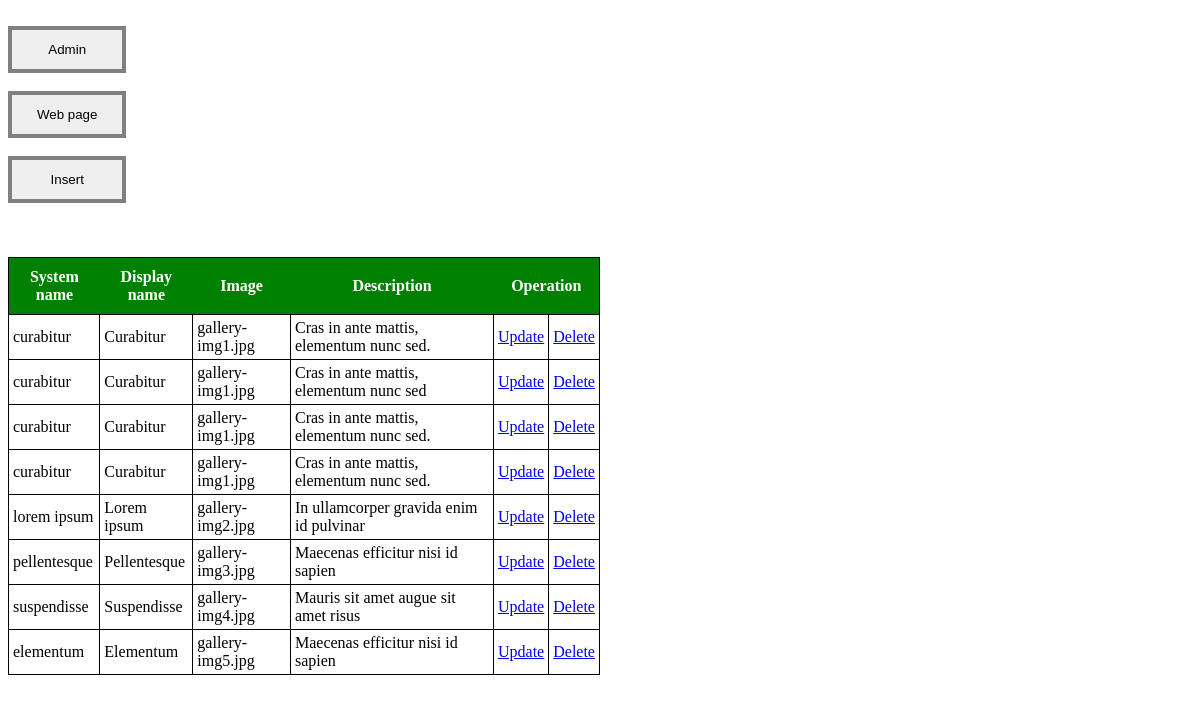
Page /pizzeria/adminPizzaMenu.php (signed in) on the committed database.
### tables this page shows
CREATE TABLE `pizza_menu` (
  `id` int(11) NOT NULL,
  `sys_name` varchar(45) NOT NULL,
  `display_name` varchar(45) NOT NULL,
  `img` varchar(45) NOT NULL,
  `content` varchar(100) NOT NULL,
  `created_at` datetime NOT NULL,
  `updated_at` datetime NOT NULL
);

### pizzeria/DB.php (called while the page is built, shortened)
<?php
class DB
{
    private $connection;
    public function __construct($host, $dbname, $username, $password)
    {
        $this->host = $host;
        $this->dbname = $dbname;
        $this->username = $username;
        $this->password = $password;
        try {
            $this->connection = new \PDO('mysql:host='.$this->host.';dbname='.$this->dbname, $this->username, $this->password);
        } catch (\PDOException $e) {
            print "Error!: " . $e->getMessage() . "<br/>";
            die();
        }
    }
    public function getAllPizzaMenu()
    {
        $content = [];
        $sql = "SELECT * FROM pizza_menu";
        $query = $this->connection->query($sql);
        while ($row = $query->fetch()) {
            $content[] = [
                'id' => $row['id'],
                'sys_name' => $row['sys_name'],
                'display_name' => $row['display_name'],
                'img' => $row['img'],
                'content' => $row['content'],
                'created_at' => $row['created_at']
            ];
        }
        return $content;
    }
}

### pizzeria/adminPizzaMenu.php (the view, shortened to what this page needs)
<?php
$db = $GLOBALS['db'];
$pizzas = $db->getAllPizzaMenu();
?>
<button onclick="location.href='admin.php'">Admin</button><br><br>
<button onclick="location.href='index.php'">Web page</button><br><br>
<button onclick="location.href='insert_form_pizzaMenu.php'">Insert</button><br><br>
<table style="width:50%">
    <tr>
        <th>System name</th>
        <th>Display name</th>
        <th>Image</th>
        <th>Description</th>
        <th colspan="2">Operation</th>
    </tr>
    <?php
    foreach ($pizzas as $pizza) {
        ?>
        <tr>
            <?php echo '<td>'.$pizza['sys_name'].'</td>' ?>
            <?php echo '<td>'.$pizza['display_name'].'</td>' ?>
            <?php echo '<td>'.$pizza['img'].'</td>' ?>
            <?php echo '<td>'.$pizza['content'].'</td>' ?>
            <td><a href="update_form_pizzaMenu.php.?id=<?php echo $pizza['id'] ?>">Update</a></td>
            <td><a href="deletePizza.php.?id=<?php echo $pizza['id'] ?>">Delete</a></td>
        </tr>
        <?php
    }
    ?>
</table>

### pizzeria/adminPizzaMenu.php (style rules this page uses)
button { width: 10%; padding: 12px 20px; border: 4px solid grey; cursor: pointer; }
table, td { border: 1px solid black; padding: 4px; border-collapse: collapse; }
th { padding-top: 10px; padding-bottom: 10px; background-color: green; color: white; }

### rows in the picture
pizza_menu: sys_name "curabitur", display_name "Curabitur", img "gallery-img1.jpg", content "Cras in ante mattis, elementum nunc sed."
pizza_menu: sys_name "curabitur", display_name "Curabitur", img "gallery-img1.jpg", content "Cras in ante mattis, elementum nunc sed"
pizza_menu: sys_name "curabitur", display_name "Curabitur", img "gallery-img1.jpg", content "Cras in ante mattis, elementum nunc sed."
pizza_menu: sys_name "curabitur", display_name "Curabitur", img "gallery-img1.jpg", content "Cras in ante mattis, elementum nunc sed."
pizza_menu: sys_name "lorem ipsum", display_name "Lorem ipsum", img "gallery-img2.jpg", content "In ullamcorper gravida enim id pulvinar"
pizza_menu: sys_name "pellentesque", display_name "Pellentesque", img "gallery-img3.jpg", content "Maecenas efficitur nisi id sapien"
pizza_menu: sys_name "suspendisse", display_name "Suspendisse", img "gallery-img4.jpg", content "Mauris sit amet augue sit amet risus"
pizza_menu: sys_name "elementum", display_name "Elementum", img "gallery-img5.jpg", content "Maecenas efficitur nisi id sapien"
